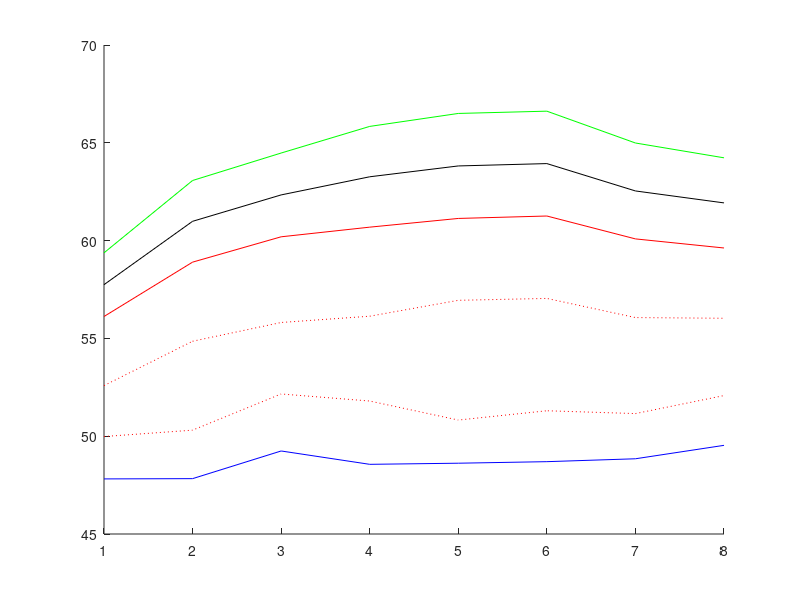

This figure's MATLAB source:
clear all; clc; close all;

lsb = importdata('log_calibline_black.dat');
lsb = lsb(:,1:8);
lsf = importdata('log_calibline_floor.dat');
lsw = importdata('log_calibline_white.dat');
lsw = lsw(:,1:8);

mean_lsb = mean(lsb)
std_lsb = std(lsb)

mean_lsf = mean(lsf)
std_lsf = std(lsf)

mean_lsw = mean(lsw)
std_lsw = std(lsw)

dwlim = mean_lsf + (mean_lsw - mean_lsf) ./ 2

figure;
hold on;
plot(mean_lsb,'-b')
plot(mean_lsf-3.*std_lsf,':r')
plot(mean_lsf,'-r')
%plot(mean_lsf+3.*std_lsf,':r') % not in use
plot(mean_lsb + 3. * std_lsb,':r')
plot(mean_lsw,'-g')
plot(dwlim,'-k')
hold off;

wlim = mean_lsf + (mean_lsw - mean_lsf) ./ 2
%wlim = mean_lsf-3.*std_lsf % not in use
blim = mean_lsf-3.*std_lsf